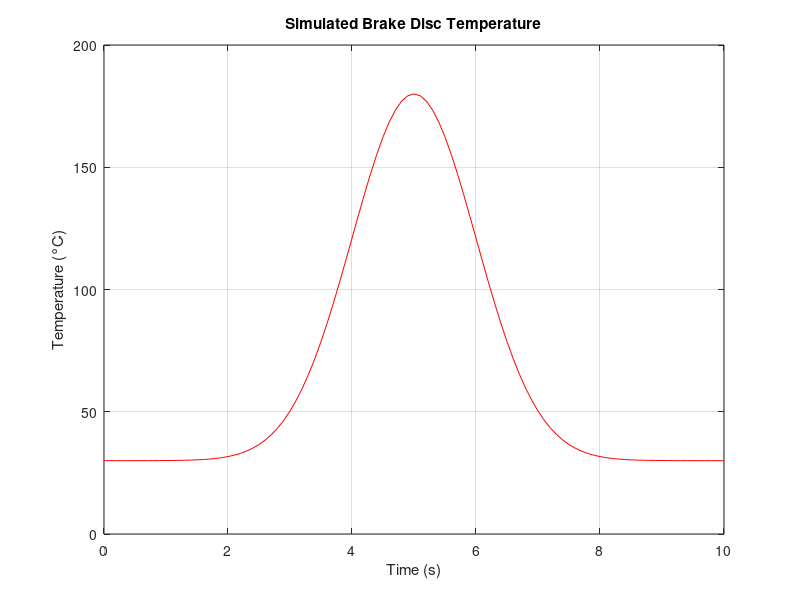
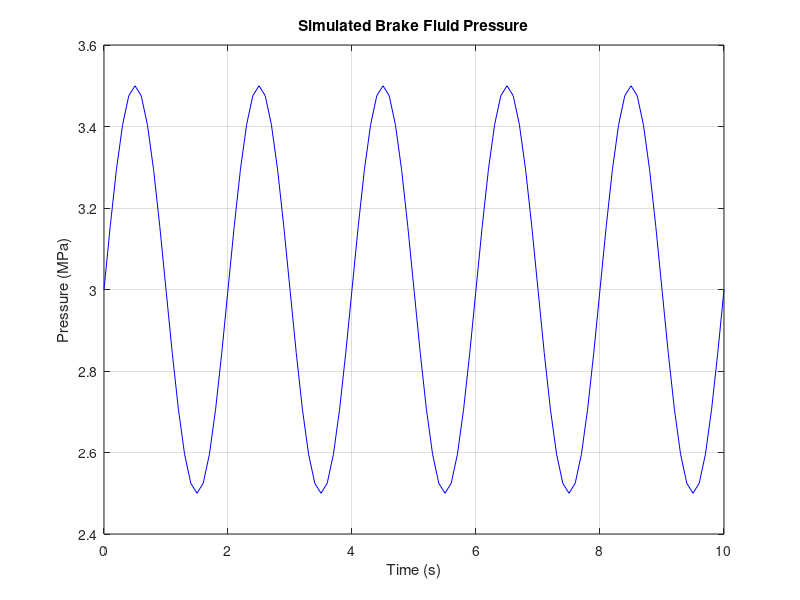
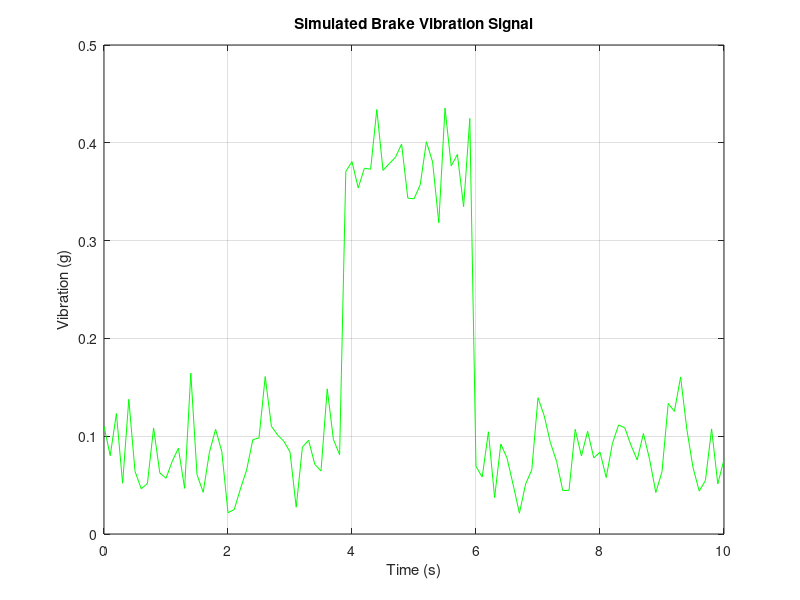
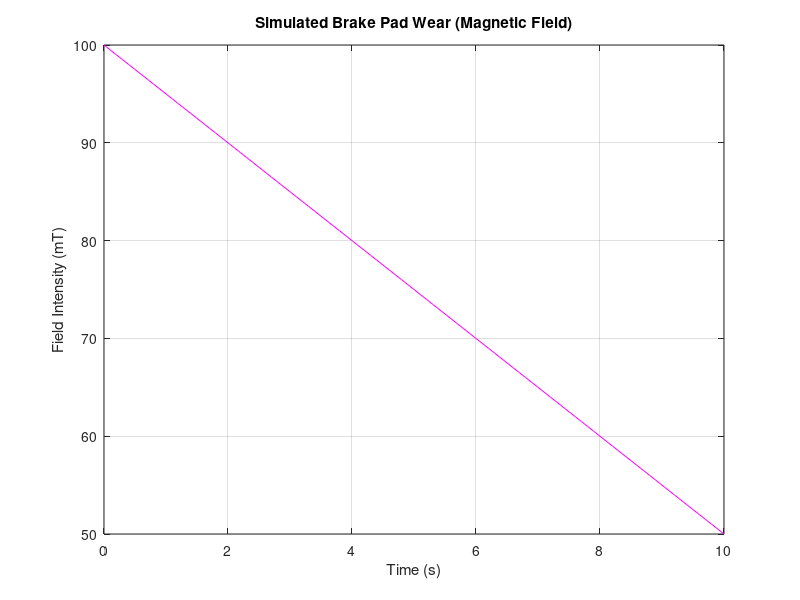

Reproduce these figures in MATLAB, in order.
% -------------------------------------------------
% Author : Satyendra Maurya
% BITS ID: 2023HT65067
% Project: Brake System Prognosis
% v1.4 - Corrected the vibration sensor parameter
% -------------------------------------------------

clear; clc; close all;
t = 0:0.1:10;

% 1. Simulating Brake Disc Temperature Sensor
figure;
plot(t, 30 + 150 * exp(-0.5 * (t - 5).^2), 'r');
title('Simulated Brake Disc Temperature');
xlabel('Time (s)');
ylabel('Temperature (°C)');
grid on;

% 2. Simulating Brake Fluid Pressure Sensor
figure;
plot(t, 3 + 0.5 * sin(2 * pi * 0.5 * t), 'b');
title('Simulated Brake Fluid Pressure');
xlabel('Time (s)');
ylabel('Pressure (MPa)');
grid on;

% 3. Simulating MPU6050-Vibration Sensor
vib_x = randn(size(t)) * 0.05;
vib_y = randn(size(t)) * 0.05;
vib_z = randn(size(t)) * 0.05;

vibration = sqrt(vib_x.^2 + vib_y.^2 + vib_z.^2);  % Overall vibration magnitude

vibration(40:60) = vibration(40:60) + 0.3;  
figure;
plot(t, vibration, 'g');
title('Simulated Brake Vibration Signal');
xlabel('Time (s)');
ylabel('Vibration (g)');
grid on;

% 4. Simulating MLX90393-Brake Pad Wear Sensor
wear = linspace(100, 50, length(t));  
figure;
plot(t, wear, 'm');
title('Simulated Brake Pad Wear (Magnetic Field)');
xlabel('Time (s)');
ylabel('Field Intensity (mT)');
grid on;

